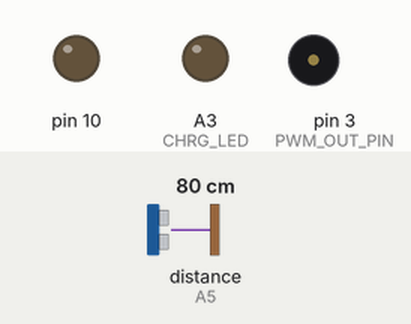
A sketch run on a simulated Arduino Uno, built with avr-gcc and run on an emulated ATmega328P. On the bench: output pins drawn as LEDs (lit = HIGH), buzzer (waves = sounding). Wiring (inferred from the names in the program): ultrasonic range finder: trigger A5; echo A5. The test bench sets the inputs (shaded band); at power-on: distance to the obstacle (sensor on A5) 80 cm. The echo pulse lasts 58.3 µs per cm; what the sketch prints to the serial monitor is not drawn.

Above: at 3.3 s.
3.4 s: distance to the obstacle (sensor on A5) set to 51 cm
4.9 s: distance to the obstacle (sensor on A5) set to 43 cm
At 6.2 s:
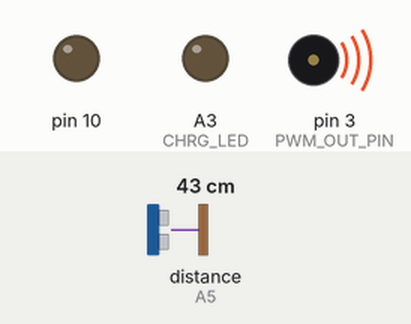
Timing chart, 0 to 7.9 s (numbered marks = the images above; inputs shaded):
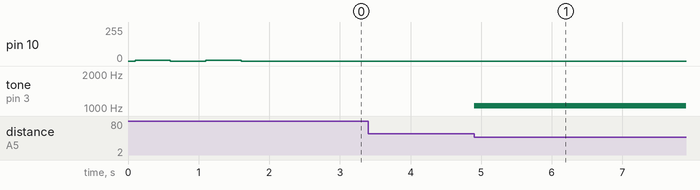

The sketch:

ultrasonic_110060099_speaker.ino
```cpp
// (licence header left out)
/**
 * WatchDog class
 */
#include <avr/wdt.h>

#define VERSION "joint v2.0"
#define NAME    "ultrasonic speaker"
#define SKU     "110060099"

class WatchDog
{
  public:
    //initial watchdog timeout
    WatchDog(long timeout = 2000){
      _timeout = timeout;
    }

    //method
    void watchdogSetup(void){
      cli();
      wdt_reset();
      MCUSR &= ~(1<<WDRF);
      WDTCSR = (1<<WDCE) | (1<<WDE);
      WDTCSR = (1<<WDIE) | (0<<WDP3) | (1<<WDP2) | (1<<WDP1) | (0<<WDP0);
      sei();
    }

    void doggieTickle(void){
      ResetTime = millis();
    }

    //reset
    void(* resetFunc) (void) = 0;

    //parameters
    unsigned long ResetTime;
    volatile bool  Flg_Power;
    long _timeout;

};

WatchDog WTD;

ISR(WDT_vect)
{
  if(millis() - WTD.ResetTime > WTD._timeout)
  {
    WTD.doggieTickle();
    WTD.resetFunc();
  }
}
/******************* End of WatchDog ********************/

/**
 * Class Ultrasonic
 */
class Ultrasonic
{
	public:
		Ultrasonic(int pin)
    {
      _pin = pin;
    }

		long MeasureInCentimeters(void)
    {
      pinMode(_pin, OUTPUT);
      digitalWrite(_pin, LOW);
      delayMicroseconds(2);
      digitalWrite(_pin, HIGH);
      delayMicroseconds(5);
      digitalWrite(_pin,LOW);
      pinMode(_pin,INPUT);
      long duration;
      duration = pulseIn(_pin,HIGH);
      long RangeInCentimeters;
      RangeInCentimeters = duration/29/2;
      return RangeInCentimeters;
    }

		long MeasureInInches(void)
    {
      pinMode(_pin, OUTPUT);
      digitalWrite(_pin, LOW);
      delayMicroseconds(2);
      digitalWrite(_pin, HIGH);
      delayMicroseconds(5);
      digitalWrite(_pin,LOW);
      pinMode(_pin,INPUT);
      long duration;
      duration = pulseIn(_pin,HIGH);
      long RangeInInches;
      RangeInInches = duration/74/2;
      return RangeInInches;
    }

	private:
		int _pin;  //pin number of Arduino that is connected with SIG pin of Ultrasonic Ranger.
};

/*************** End of Ultrasonic ********************/


#define  DeBug   0

#define BUTTON         2
#define LIGHT_SENSOR   A0
#define CHRG_LED       A3  //low-level work
#define PWR_HOLD       A1
#define PWR            6   //low-level work
#define KEY            2
#define LED            10
#define OUT_PIN1       3   //normal output pin
#define OUT_PIN2       5
#define IN_PIN1        A5  //normal input pin
#define IN_PIN2        A4

#define PWM_OUT_PIN       3
#define ULTRASONIC_PIN    A5
#define DEFAULT_DISTANCE  5

#define DISTANCE1         DEFAULT_DISTANCE * 1
#define DISTANCE2         DEFAULT_DISTANCE * 2
#define DISTANCE3         DEFAULT_DISTANCE * 3
#define DISTANCE4         DEFAULT_DISTANCE * 4
#define DISTANCE5         DEFAULT_DISTANCE * 5
#define DISTANCE6         DEFAULT_DISTANCE * 6
#define DISTANCE7         DEFAULT_DISTANCE * 7
#define DISTANCE8         DEFAULT_DISTANCE * 8
#define DISTANCE9         DEFAULT_DISTANCE * 9

Ultrasonic ultrasonicAir(ULTRASONIC_PIN);
unsigned int noteDurations = 50 ;

void Gamut_Play(unsigned char data)
{
  switch(data)
  {
    case 1:
      tone(PWM_OUT_PIN,523,noteDurations);//Do(523Hz)NOTE_C5
      break;
    case 2:
      tone(PWM_OUT_PIN,587,noteDurations);//Re(587Hz)NOTE_D5
      break;
    case 3:
      tone(PWM_OUT_PIN,659,noteDurations);//Mi(659Hz)NOTE_E5
      break;
    case 4:
      tone(PWM_OUT_PIN,698,noteDurations);//Fa(698Hz)NOTE_F5
      break;
    case 5:
      tone(PWM_OUT_PIN,784,noteDurations);//So(784Hz)NOTE_G5
      break;
    case 6:
      tone(PWM_OUT_PIN,880,noteDurations);//La(880Hz)NOTE_A5
      break;
    case 7:
      tone(PWM_OUT_PIN,988,noteDurations);//Si(988Hz)NOTE_B5
      break;
    case 8:
      tone(PWM_OUT_PIN,1047,noteDurations);//Do(1047Hz)NOTE_C6
      break;
    default:
      break;
  }
}

void setup()
{
  Serial.begin(9600);
  Serial.print("Name: ");
  Serial.println(NAME);
  Serial.print("SKU: ");
  Serial.println(SKU);
  Serial.print("Version: ");
  Serial.println(VERSION);
  delay(100);

  WTD.watchdogSetup();
  WTD.doggieTickle();

  pinMode(CHRG_LED, OUTPUT);  //open power led
  digitalWrite(CHRG_LED, LOW);

  //The shining led
  pinMode (10,OUTPUT);
  for(int i=0;i<2;i++)
  {
    analogWrite(10,5);  //10 is pwm output duty/256
    delay(500);
    analogWrite(10,0);
    delay(500);
    WTD.doggieTickle();
  }
#if DeBug
  Serial.begin(9600);
  Serial.println("start");
#endif

}


void loop()
{
  unsigned char airGamutValue = 0;
  unsigned int ultrasonicAirDistance = 0;

  WTD.doggieTickle();

  while(1)
  {
    ultrasonicAirDistance = ultrasonicAir.MeasureInCentimeters();

    if     ((ultrasonicAirDistance>DISTANCE1)&&(ultrasonicAirDistance<=DISTANCE2))airGamutValue = 1;
    else if((ultrasonicAirDistance>DISTANCE2)&&(ultrasonicAirDistance<=DISTANCE3))airGamutValue = 2;
    else if((ultrasonicAirDistance>DISTANCE3)&&(ultrasonicAirDistance<=DISTANCE4))airGamutValue = 3;
    else if((ultrasonicAirDistance>DISTANCE4)&&(ultrasonicAirDistance<=DISTANCE5))airGamutValue = 4;
    else if((ultrasonicAirDistance>DISTANCE5)&&(ultrasonicAirDistance<=DISTANCE6))airGamutValue = 5;
    else if((ultrasonicAirDistance>DISTANCE6)&&(ultrasonicAirDistance<=DISTANCE7))airGamutValue = 6;
    else if((ultrasonicAirDistance>DISTANCE7)&&(ultrasonicAirDistance<=DISTANCE8))airGamutValue = 7;
    else if((ultrasonicAirDistance>DISTANCE8)&&(ultrasonicAirDistance<=DISTANCE9))airGamutValue = 8;
    else airGamutValue = 0;

    if(airGamutValue>0)
    {
#if DeBug
      Serial.print("Air Gamut Value is:");
      Serial.println(airGamutValue);
#endif
      Gamut_Play(airGamutValue);
    }
    delay(30);
    WTD.doggieTickle();
  }
}
```

Measured:
- the behaviour switches between 47 and 46 cm on distance to the obstacle (sensor on A5) (found by bisection; images 0 and 1)
- after the input at 3.4 s, every drawn part: stays the same
- after the input at 4.9 s, tone on pin 3 (PWM_OUT_PIN): silent → 1047 Hz at once
